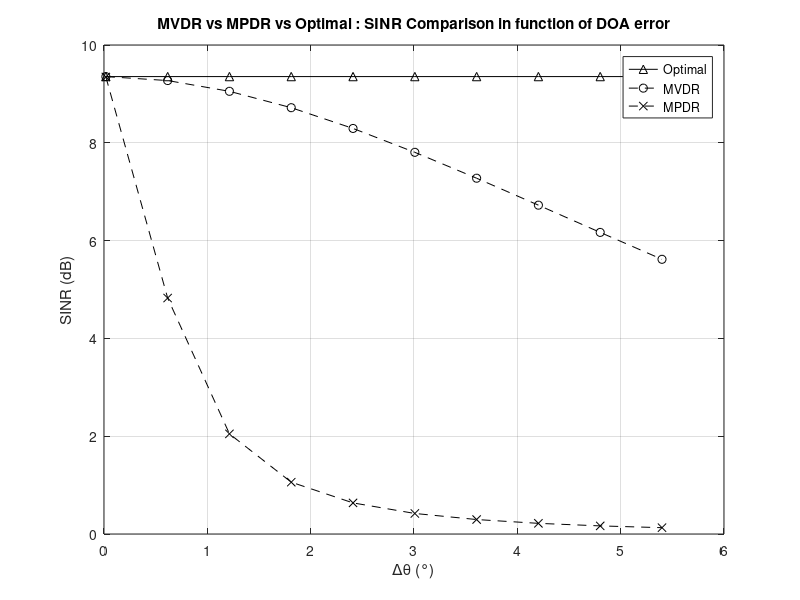

Here is the MATLAB script that generated this plot:
%Array processing course basic code
clear
clc
close all
format shortG
%+++++ BEAMFORMING ++++++++++++++++++++++++++++++++++++++++++++++++++++++++
%----- Scenario -----
%Number of elements in the array
N = 10;
%Inter-element spacing (in wavelength)
d = 0.5;
pos = d * (0:N-1)'; %positions of the antennas
%Mainlobe width
theta_3dB = 0.9/(N*d);
%White noise
sigma2 = 1;	%white noise power
%Interference
thetaj = [-20;15]/180*pi;	%angles of arrival	
INR = [20;20];			%interference to noise ratio (dB)
Pj = sigma2 * 10.^(INR/10);		%interference power
J = length(thetaj);
%Interference + noise covariance matrix
Aj = exp(1i*2*pi*pos*sin(thetaj'));	%interference steering matrix N|J
C = Aj*diag(Pj)*Aj' + sigma2*eye(N);	%interference + noise covariance matrix
%Signal of interest
thetas = 0/180*pi;	%angle of arrival
SNR = 0;            %signal to noise ratio (dB)
Ps = sigma2 * 10^(SNR/10);			%signal power
as = exp(1i*2*pi*pos*sin(thetas));	%steering vector
%Total covariance matrix (signal + interference + noise)
R = Ps*(as*as') + C;

shift_theta = linspace(0.1,30,10);
[opt_arr,cbf_arr,mvdr_arr,mpdr_arr] = deal(zeros(size(shift_theta)));
i = 1;
while i <= length(shift_theta)


%----- Natural beampattern -----
% %Weight vector (all weights equal to 1/N)
w = ones(N,1); 
w = w/(ones(1,N)*w);  
%Diagram
tab_theta = (-90:0.5:90)/180*pi;        %Angles where to evaluate beampattern
A = exp(1i*2*pi*pos*sin(tab_theta));    %Steering matrix: each column is a(theta)
G = 20*log10(abs(w'*A));        %beampattern (power in dB)
% % % %Plot
% % % figure
% % % plot(tab_theta*180/pi,G,'linewidth',2);
% % % title('Natural beampattern $w_n=1/N$','interpreter','latex');
% % % ylabel('dB','interpreter','latex');
% % % xlabel('Angle of Arrival (degrees)','interpreter','latex');
% % % axis([-90 90 -70 10]);
% % % grid on


%----- CONVENTIONAL AND OPTIMAL BEAMFORMERS -----
%Looked direction
theta0 = (thetas+shift_theta(i)*theta_3dB)/180*pi;
a0 = exp(1i*2*pi*pos*sin(theta0));
%Conventional beamformer
w_CBF = a0; 
w_CBF = w_CBF/(a0'*w_CBF);
G_CBF = 20*log10(abs(w_CBF'*A));        %beampattern (power in dB)
SINR_CBF = Ps*(abs(w_CBF'*as)^2)/(abs(w_CBF'*C*w_CBF)); %SINR
cbf_arr(i) = SINR_CBF;
A_WN_CBF = 1/(norm(w_CBF)^2);   %White noise array gain
%Optimal beamformer
w_opt = (C\as); 
w_opt = w_opt/(as'*w_opt);
G_opt = 20*log10(abs(w_opt'*A));
SINR_opt = Ps*(abs(w_opt'*as)^2)/(abs(w_opt'*C*w_opt));
opt_arr(i) = SINR_opt;
A_WN_opt = 1/(norm(w_opt)^2);

%----- ADAPTIVE BEAMFORMING WITH TRUE COVARIANCE MATRICES -----
%MVDR
w_MVDR = (C\a0); 
w_MVDR = w_MVDR/(a0'*w_MVDR);
G_MVDR = 20*log10(abs(w_MVDR'*A));
SINR_MVDR = Ps*(abs(w_MVDR'*as)^2)/(abs(w_MVDR'*C*w_MVDR));
mvdr_arr(i) = SINR_MVDR;
A_WN_MVDR = 1/(norm(w_MVDR)^2);
%MPDR
w_MPDR = (R\a0); 
w_MPDR = w_MPDR/(a0'*w_MPDR);
G_MPDR = 20*log10(abs(w_MPDR'*A));
SINR_MPDR = Ps*(abs(w_MPDR'*as)^2)/(abs(w_MPDR'*C*w_MPDR));
mpdr_arr(i) = SINR_MPDR;
A_WN_MPDR = 1/(norm(w_MPDR)^2);
i = i + 1;
end

figure
plot(shift_theta*theta_3dB,opt_arr,'k-^','LineWidth',0.7)
%hold on
%plot(shift_theta,cbf_arr)
hold on
plot(shift_theta*theta_3dB,mvdr_arr,'k--o','LineWidth',0.7)
hold on
plot(shift_theta*theta_3dB,mpdr_arr,'k--x','LineWidth',0.7)
legend('Optimal','MVDR','MPDR')
xlabel('\Delta\theta (°)')
ylabel('SINR (dB)')
grid on
title('MVDR vs MPDR vs Optimal : SINR Comparison in function of DOA error')
